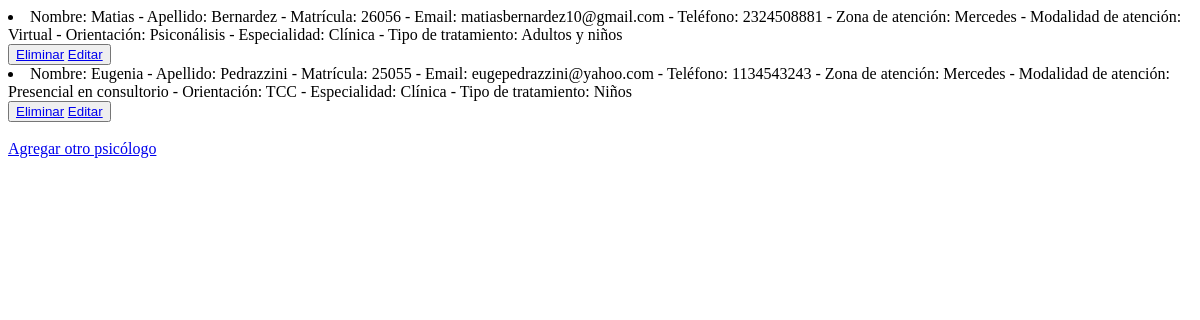
The app's page /AppBlog/leerPsicologos, older data.
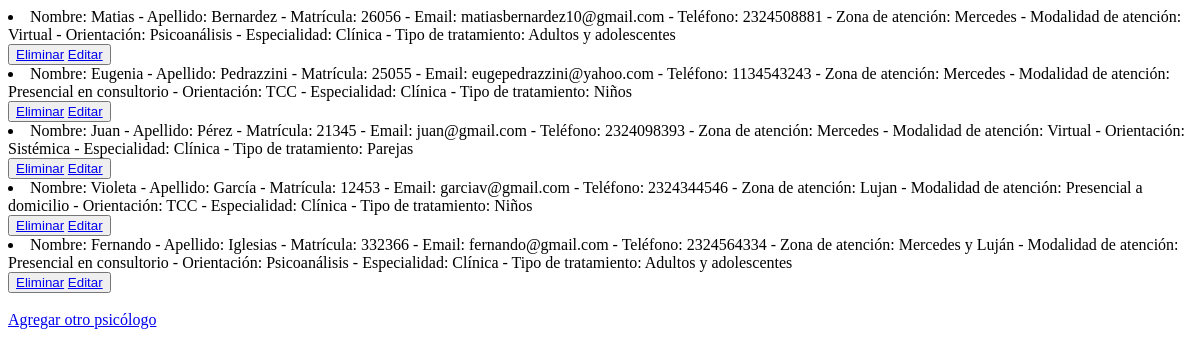
The same page, newer data.
### AppBlog/models.py (models this page shows)
class Psicologo(models.Model):
    nombre = models.CharField(max_length=40)
    apellido = models.CharField(max_length=40)
    matricula = models.IntegerField()
    email = models.EmailField()
    telefono = models.IntegerField()
    zonaatencion = models.CharField(max_length=40)
    modalidadatencion = models.CharField(max_length=40)
    orientacion = models.CharField(max_length=40)
    especialidad = models.CharField(max_length=40)
    tipotratamiento = models.CharField(max_length=40)
    def __str__(self):
        return f"Nombre: {self.nombre} - Apellido: {self.apellido} - Matrícula: {self.matricula} - Email: {self.email} - Teléfono: {self.telefono} - Zona de atención: {self.zonaatencion} - Modalidad de atención: {self.modalidadatencion} - Orientación: {self.orientacion} - Especialidad: {self.especialidad} - Tipo de tratamiento: {self.tipotratamiento}"

### AppBlog/views.py (the view)
# urls.py: path('leerPsicologos', views.leerPsicologos, name="leerPsicologos"),
def leerPsicologos(request):
    psicologos = Psicologo.objects.all()
    contexto = {"psicologos":psicologos}
    return render(request, "AppBlog/leerPsicologos.html", contexto)

### AppBlog/templates/AppBlog/leerPsicologos.html (shortened to what this page needs)
<!DOCTYPE html>
<html lang="en">
<head>
</head>
<body>
    {% for p in psicologos %}
        <li>{{p}}</li>
        <button>
            <a href="{% url 'eliminarPsicologo' p.nombre %}">Eliminar</a>
            <a href="{% url 'editarPsicologo' p.nombre %}">Editar</a>
        </button>
    {% endfor %}
    <br>
    <br>
    <a href = "psicologo">Agregar otro psicólogo</a>
</body>
</html>

Row changes from the older to the newer data that the page shows:
changed Psicologo: nombre+apellido+matricula "…atención: Virtual - Orientación: Psiconálisis - Especialidad: Clínica - Tipo de tratamiento: Adultos y niños" → "…atención: Virtual - Orientación: Psicoanálisis - Especialidad: Clínica - Tipo de tratamiento: Adultos y adolescentes"
added Psicologo: nombre+apellido+matricula "Nombre: Juan - Apellido: Pérez - Matrícula: 21345 - Email: juan@gmail.com - Teléfono: 2324098393 - Zona de atención: Mercedes - Modalidad de atención: Virtual - Orientación: Sistémica - Especialidad: Clínica - Tipo de tratamiento: Parejas"
added Psicologo: nombre+apellido+matricula "Nombre: Violeta - Apellido: García - Matrícula: 12453 - Email: garciav@gmail.com - Teléfono: 2324344546 - Zona de atención: Lujan - Modalidad de atención: Presencial a domicilio - Orientación: TCC - Especialidad: Clínica - Tipo de tratamiento: Niños"
added Psicologo: nombre+apellido+matricula "Nombre: Fernando - Apellido: Iglesias - Matrícula: 332366 - Email: fernando@gmail.com - Teléfono: 2324564334 - Zona de atención: Mercedes y Luján - Modalidad de atención: Presencial en consultorio - Orientación: Psicoanálisis - Especialidad: Clínica - Tipo de tratamiento: Adultos y adolescentes"
